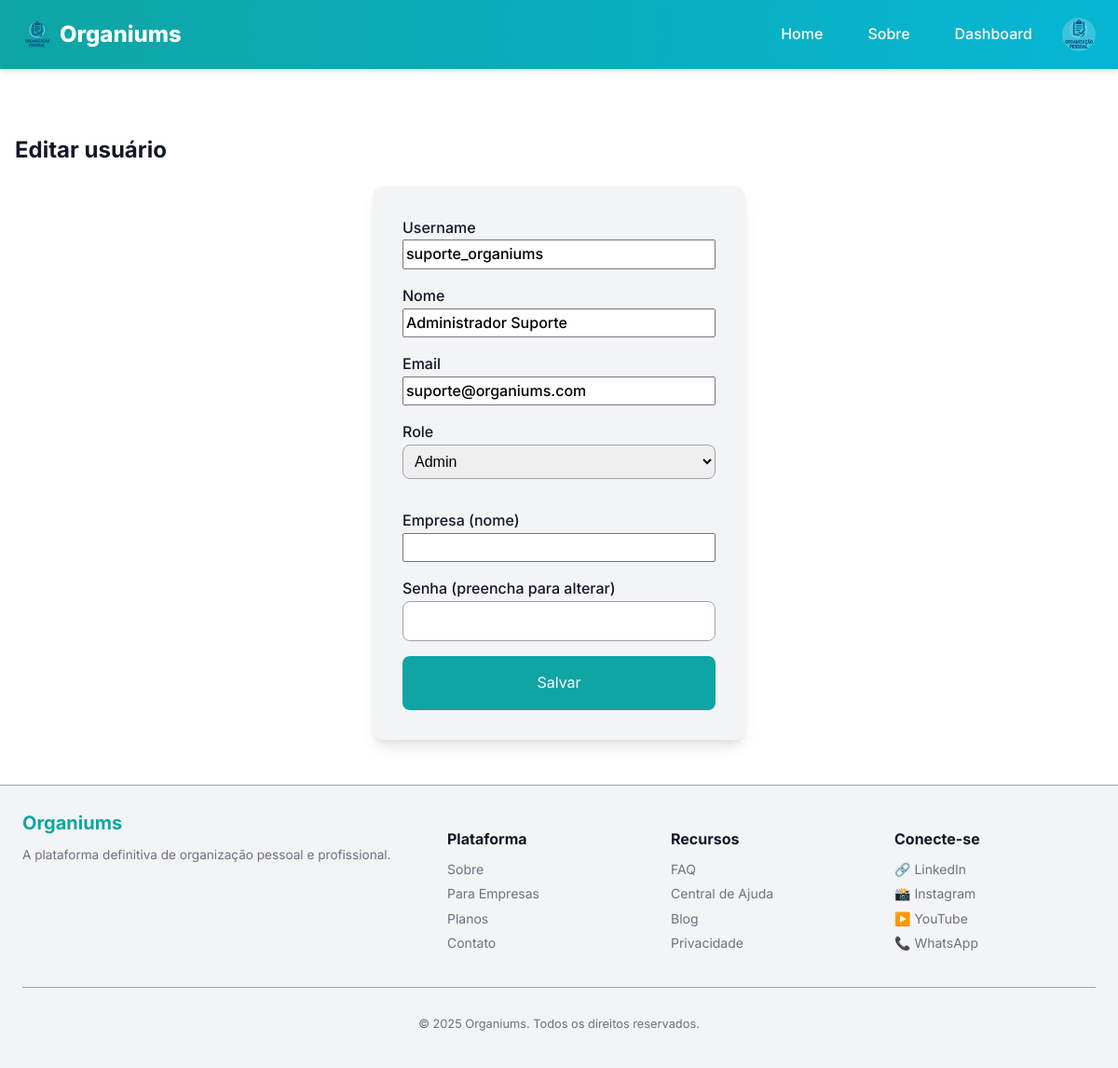
Page /admin/usuarios/1/editar (signed in) on the committed database.
### models.py (models this page shows, shortened)
class User(UserMixin, db.Model):
    __tablename__ = "user"
    id = db.Column(db.Integer, primary_key=True)
    username = db.Column(db.String(50), unique=True, index=True, nullable=False)
    name = db.Column(db.String(120), nullable=False)
    email = db.Column(db.String(120), unique=True, index=True, nullable=False)
    password_hash = db.Column(db.String(128))
    avatar = db.Column(db.String(200))
    role = db.Column(db.String(30), default="cliente", nullable=False)
    company_id = db.Column(db.Integer, db.ForeignKey('company.id'), nullable=True)
    def is_admin(self):
        return self.role == "admin"

### app/views.py (the view, shortened to what this page needs)
@bp.route('/admin/usuarios/<int:user_id>/editar', methods=['GET','POST'])
@login_required
def admin_usuario_editar(user_id):
    if not current_user.is_admin():
        abort(403)
    user = User.query.get_or_404(user_id)
    companies = Company.query.order_by(Company.name).all()
    return render_template('admin/usuario_form.html', user=user, companies=companies)

### manage.py (called while the page is built)
def create_app(config_object=None):
    app = Flask(__name__, template_folder='app/templates', static_folder='app/static')
    app.config.from_object(config_object or Config)
    db.init_app(app)
    migrate.init_app(app, db)
    login.init_app(app)
    from models import User
    @login.user_loader
    def load_user(user_id):
        return User.query.get(int(user_id))
    from app.views import bp as app_bp
    from api.views import bp as api_bp
    app.register_blueprint(app_bp)
    app.register_blueprint(api_bp, url_prefix='/api')
    app.config['MAX_CONTENT_LENGTH'] = 2 * 1024 * 1024
    register_error_handlers(app)
    @app.shell_context_processor
    def make_shell_context():
        return {'db': db, 'User': User}
    return app

### app/templates/admin/usuario_form.html (shortened to what this page needs)
{% extends 'base.html' %}
{% block content %}
<h2>{% if user %}Editar usuário{% else %}Novo usuário{% endif %}</h2>
<form method="post">
  <label>Username<input name="username" value="{{ user.username if user }}"></label>
  <label>Nome<input name="name" value="{{ user.name if user }}"></label>
  <label>Email<input name="email" value="{{ user.email if user }}"></label>
  <label>Role
    <select name="role">
      <option value="admin" {% if user and user.role=='admin' %}selected{% endif %}>Admin</option>
    </select>
  </label>
  <label>Empresa (nome)
    <input name="company" list="companies_list" value="{{ user.company.name if user and user.company }}">
  </label>
  <label>Senha (preencha para alterar)<input name="password" type="password"></label>
  <button type="submit">Salvar</button>
</form>
{% endblock %}

### app/templates/components/header.html (shortened to what this page needs)
<header class="site-header">
  <div class="header-wrap">
    <a class="brand" href="{{ url_for('app_bp.home') }}">
      <img class="brand-logo" src="{{ url_for('static', filename='img/logo.png') }}" alt="Organiums" width="32" height="32">
      Organiums
    </a>
    <nav class="desktop-nav">
      <a class="nav-link" href="{{ url_for('app_bp.home') }}">Home</a>
      <a class="nav-link" href="{{ url_for('app_bp.about') }}">Sobre</a>
      {% if current_user.is_authenticated %}
        <a class="nav-link" href="{{ url_for('app_bp.dashboard') }}">Dashboard</a>
        <div class="user-menu">
          {% if current_user.avatar %}
            <img src="{{ url_for('static', filename='uploads/avatars/' ~ current_user.avatar) }}"
                alt="Avatar de {{ current_user.name }}"
                width="32" height="32"
                class="user-avatar">
          {% else %}
            <div class="user-avatar placeholder-avatar">{{ current_user.name[0]|upper }}</div>
          {% endif %}
        </div>
      {% else %}
        <a class="nav-link" href="{{ url_for('app_bp.login') }}">Entrar</a>
        <a class="nav-link" href="{{ url_for('app_bp.register') }}">Cadastrar</a>
      {% endif %}
    </nav>
  </div>
</header>

### app/static/css/main.css (style rules this page uses)
* { box-sizing: border-box; }
body { font-family: var(--font-base); background: var(--bg); color: var(--fg); margin: 0; padding: 0; line-height: var(--line-height); }
button { background: var(--brand-primary); border: none; color: #fff; padding: var(--spacing-sm) var(--spacing-md); border-radius: var(--radius); cursor: pointer; transition: var(--transition); }
input, button { font: inherit; }

### app/static/css/vars.css (style rules this page uses)
:root { --bg: #ffffff; --fg: #111827; --bg-light: #f3f4f6; --muted: #6b7280; --muted-light: #9ca3af; --border: #e5e7eb; --surface: #ffffff; --brand-primary: #0ea5a4; --brand-secondary: #06b6d4; --brand-dark: #0d9488; --success: #10b981; --success-bg: #d1fae5; --danger: #ef4444; --danger-bg: #fee2e2; --warning: #f59e0b; --warning-bg: #fef3c7; --info: #3b82f6; --info-bg: #dbeafe; --font-base: 'Inter', system-ui, Arial, sans-serif; --font-alt: 'Inter', system-ui, Arial, sans-serif; --text-xs: 0.75rem; --text-sm: 0.875rem; --text-md: 1rem; --text-lg: 1.125rem; --text-xl: 1.25rem; --text-2xl: 1.5rem; --text-3xl: 1.875rem; --line-height: 1.6; --container-width: 1200px; --spacing-xs: 4px; --spacing-sm: 8px; --spacing-md: 16px; --spacing-lg: 24px; --spacing-xl: 32px; --spacing-2xl: 48px; --radius: 8px; --radius-lg: 12px; --radius-full: 9999px; --shadow: 0 4px 6px -1px rgba(0, 0, 0, 0.1), 0 2px 4px -1px rgba(0, 0, 0, 0.06); --shadow-md: 0 10px 15px -3px rgba(0, 0, 0, 0.1), 0 4px 6px -2px rgba(0, 0, 0, 0.05); --shadow-lg: 0 20px 25px -5px rgba(0, 0, 0, 0.1), 0 10px 10px -5px rgba(0, 0, 0, 0.04); --transition: all 0.3s ease; --modal-bg: var(--surface); --overlay-bg: rgba(0, 0, 0, 0.6); }

### app/static/css/components/header.css (style rules this page uses)
.site-header { background: linear-gradient(90deg, var(--brand-primary), var(--brand-secondary)); color: white; position: sticky; top: 0; z-index: 1000; box-shadow: var(--shadow); }
.header-wrap { max-width: var(--container-width); margin: 0 auto; display: flex; justify-content: space-between; align-items: center; padding: var(--spacing-md) var(--spacing-lg); }
.brand { font-weight: 800; color: white; text-decoration: none; font-size: 1.5rem; display: flex; align-items: center; gap: var(--spacing-sm); }
.brand-logo { height: 32px; width: auto; }
.desktop-nav { display: flex; align-items: center; gap: var(--spacing-md); }
.nav-link { color: white; text-decoration: none; font-weight: 500; padding: var(--spacing-sm) var(--spacing-md); border-radius: var(--radius); transition: var(--transition); position: relative; }
.nav-link::after { content: ''; position: absolute; bottom: 0; left: 50%; width: 0; height: 2px; background-color: white; transition: var(--transition); transform: translateX(-50%); }
.user-menu { display: flex; align-items: center; gap: var(--spacing-sm); position: relative; }
.user-avatar { width: 36px; height: 36px; border-radius: 50%; background-color: rgba(255, 255, 255, 0.2); display: flex; align-items: center; justify-content: center; font-weight: 600; cursor: pointer; }

### app/static/css/pages/public/ajuda.css (style rules this page uses)
form select { padding: var(--spacing-sm); border-radius: var(--radius); border: 1px solid var(--muted-light); margin-bottom: var(--spacing-md); font-size: 1rem; }
form button { background: var(--brand-primary); color: white; padding: var(--spacing-sm) var(--spacing-md); border-radius: var(--radius); border: none; cursor: pointer; transition: var(--transition); }

### app/static/css/pages/auth/registro.css (style rules this page uses)
form { max-width: 500px; margin: 0 auto; padding: var(--spacing-xl); background: var(--bg-light); border-radius: var(--radius-lg); box-shadow: var(--shadow-md); display: flex; flex-direction: column; gap: var(--spacing-md); }
form label { display: flex; flex-direction: column; font-weight: 500; color: var(--fg); }
form input[type="text"], form input[type="email"], form input[type="password"], form input[type="file"] { padding: var(--spacing-sm); border: 1px solid var(--muted-light); border-radius: var(--radius); font-size: 1rem; transition: var(--transition); }
form button { background: var(--brand-primary); color: white; border: none; padding: var(--spacing-md); border-radius: var(--radius); cursor: pointer; font-size: 1rem; transition: var(--transition); }

### rows in the picture
User: avatar (picture), username "suporte_organiums", name "Administrador Suporte", email "suporte@organiums.com", role "Admin"

### other values in the picture
{{ current_year|default(2025) }} "2025"
